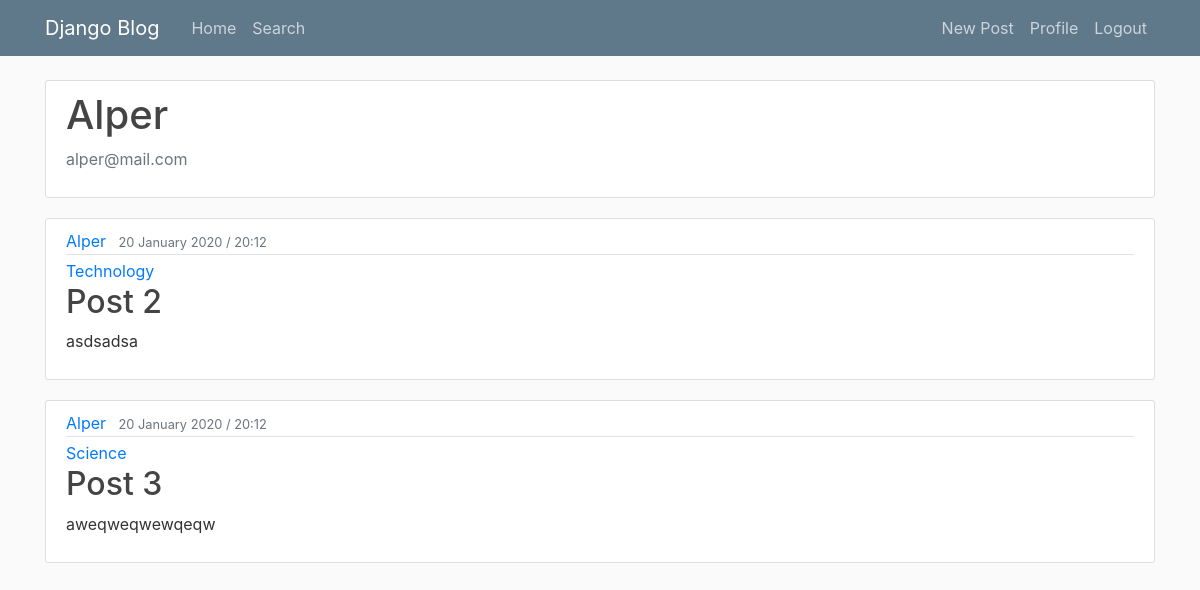
Screenshot of /profile/ (signed in) with the database file from the repository.
### blog/models.py (models this page shows, shortened)
class Post(models.Model):
    title = models.CharField(max_length=100)
    content = models.TextField()
    date_posted = models.DateTimeField(default=timezone.now)
    author = models.ForeignKey(User, on_delete=models.CASCADE)
    topic_name = models.ForeignKey(Topic, on_delete=models.CASCADE)

class Topic(models.Model):
    topic_name = models.CharField(max_length=100)
    def __str__(self):
        return self.topic_name

### blog/views.py (the view)
# urls.py: path('profile/', views.profile, name='profile'),
@login_required
def profile(request):
    context = {
        'posts': Post.objects.filter(author=request.user)
    }
    return render(request, 'blog/profile.html', context)

### blog/templates/blog/profile.html
{% extends "blog/base.html" %}
{% load crispy_forms_tags %}
{%  block content %}
   <div class="content-section">
      <div class="media">
        <div class="media-body">
          <h2 class="account-heading">{{ user.username }}</h2>
          <p class="text-secondary">{{ user.email }}</p>
        </div>
      </div>
    </div>
    {% for post in posts %}
        <article class="media content-section">
          <div class="media-body">
              <div class="article-metadata">
                  <a class="mr-2" href="#">{{ post.author }}</a>
                  <small class="text-muted">{{ post.date_posted|date:"d F Y / H:i"}}</small>
              </div>
              <div><a class="mr-2" href="#">{{ post.topic_name}}</a></div>
            <h2><a class="article-title" href="{% url 'post-detail' post.id %}">{{ post.title }}</a></h2>
            <p class="article-content">{{ post.content }}</p>
          </div>
        </article>
    {% endfor %}
{% endblock content %}

### blog/static/blog/main.css (style rules this page uses)
body { background: #fafafa; color: #333333; margin-top: 5rem; }
h1, h2, h3, h4, h5, h6 { color: #444444; }
.content-section { background: #ffffff; padding: 10px 20px; border: 1px solid #dddddd; border-radius: 3px; margin-bottom: 20px; }
.article-title { color: #444444; }
.article-content { white-space: pre-line; }
.article-metadata { padding-bottom: 1px; margin-bottom: 4px; border-bottom: 1px solid #e3e3e3 }
.account-heading { font-size: 2.5rem; }

### rows the page displays
Post: author "Alper", date_posted "20 January 2020 / 20:12", topic_name "Technology", title "Post 2", content "asdsadsa"
Post: author "Alper", date_posted "20 January 2020 / 20:12", topic_name "Science", title "Post 3", content "aweqweqwewqeqw"

### other values shown
{{ user.username }} "Alper"
{{ user.email }} "alper@mail.com"
